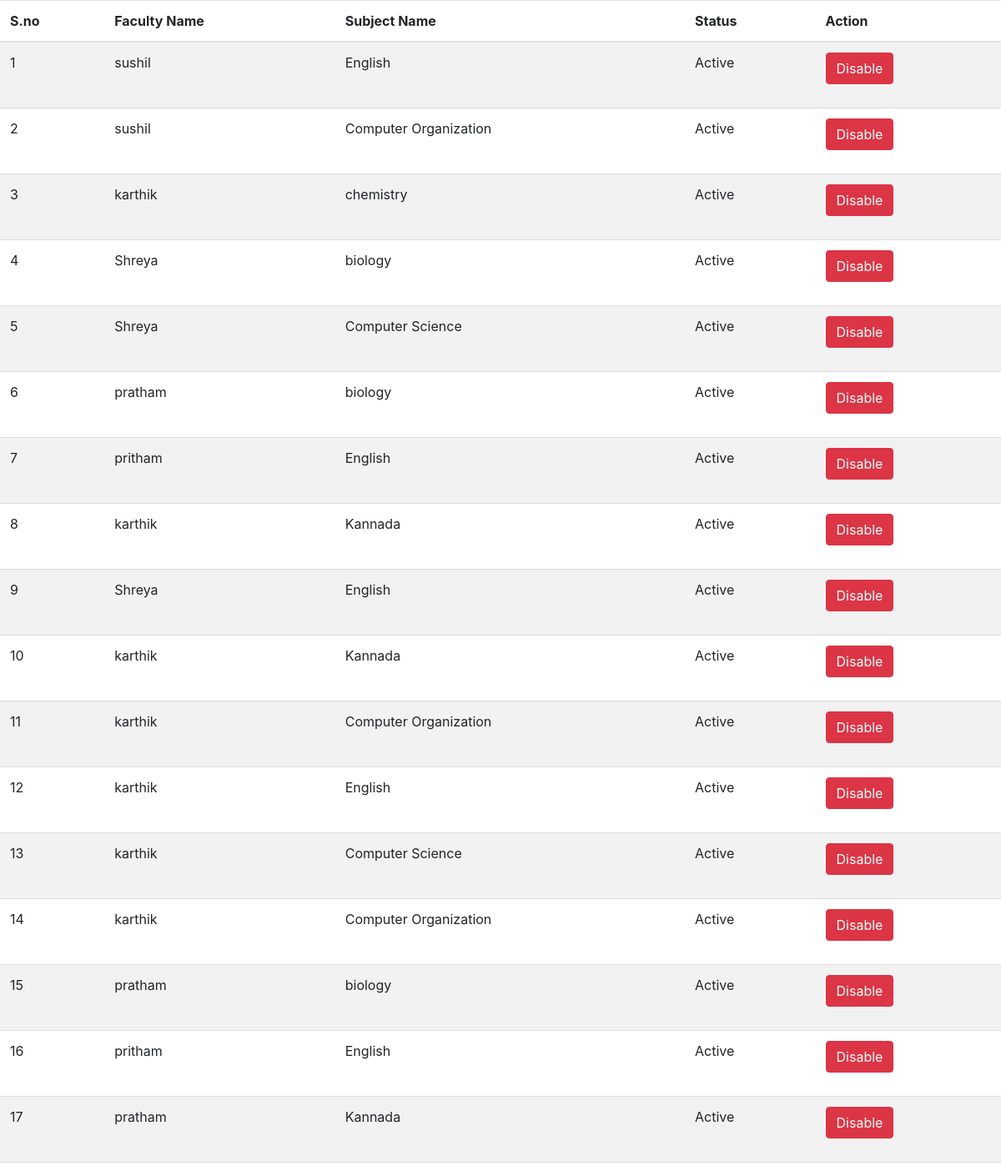
Page /insertmap.php on the committed database.
### tables this page shows
CREATE TABLE `faculty_register` (
  `id` int(255) unsigned NOT NULL AUTO_INCREMENT,
  `name` varchar(20) NOT NULL,
  `phonenumber` varchar(10) NOT NULL,
  `age` varchar(3) NOT NULL,
  `email` varchar(30) NOT NULL,
  `address` varchar(40) NOT NULL,
  `password` varchar(15) NOT NULL,
  UNIQUE KEY `id` (`id`)
);

CREATE TABLE `subject_management` (
  `subId` int(255) unsigned NOT NULL AUTO_INCREMENT,
  `subName` varchar(100) DEFAULT NULL,
  `subCode` varchar(100) DEFAULT NULL,
  `subSemester` varchar(100) DEFAULT NULL,
  `subDescription` longtext DEFAULT NULL,
  UNIQUE KEY `subId` (`subId`)
);

### insertmap.php (the view, shortened to what this page needs)
<?php
include './dbconnect.php';
$sql = "SELECT
  faculty_register.name,
 manage_mapping.isenabled,
 manage_mapping.id,
  subject_management.subName
FROM faculty_register
JOIN manage_mapping
  ON faculty_register.id =manage_mapping.Faculty_Id
JOIN subject_management
  ON subject_management.subId = manage_mapping.Subject_Id
     ORDER BY manage_mapping.id DESC ";
$result = mysqli_query($con, $sql);
$i = 1;
$row = [];
if ($result->num_rows > 0) {
    $row = $result->fetch_all(MYSQLI_ASSOC);
}
?>
<!DOCTYPE html>
<html>
    <head>
        <link rel="stylesheet" href="https://cdn.jsdelivr.net/npm/bootstrap@4.0.0/dist/css/bootstrap.min.css">
    </head>
    <body>
        <table class="table  table-striped">
            <thead>
                <tr>
                    <th scope=col>S.no</th>
                    <th scope=col>Faculty Name</th>
                    <th scope=col>Subject Name</th>
                    <th scope=col>Status</th>
                    <th scope=col>Action</th>
                </tr>
            </thead>
            <tbody>
                <?php
                if (!empty($row)) {
                    foreach ($row as $row) {
                        ?>   <tr>
                            <td><?php echo $i++ ?> </td>
                            <td><?php echo $row['name']; ?> </td>
                            <td><?php echo $row['subName']; ?></td>
                            <td> <?php
                                if ($row['isenabled'] == 0) {
                                    echo 'Deactive';
                                } else {
                                    echo 'Active';
                                }
                                ?></td>
                            <td   class="edit" id="<?= $row['id'] ?>"> <?php
                                if ($row['isenabled'] == ' 0') {
                                    echo '<p> <button type="button"  onclick="change(' . $row['id'] . ');" class="btn btn-success" >Enable</button></p>';
                                } else if ($row['isenabled'] == ' 1') {
                                    echo '<p> <button type="button" onclick="change(' . $row['id'] . ');" class="btn btn-danger" >Disable</button></p>';
                                }
                                ?></td>
                        </tr>
                        <?php
                    }
                }
                ?>
            </tbody>
        </table>
    </body>
</html>

### insertmap.php (style rules this page uses)
table { width: 100%; border-collapse: collapse; }
td, th { border-bottom: 1px solid #DDD; padding: 8px; text-align: left; }

### rows in the picture
faculty_register: name "sushil", subject_management.subName "English", subject_management.subName "Computer Organization"
faculty_register: name "karthik", subject_management.subName "chemistry", subject_management.subName "Kannada", subject_management.subName "Computer Organization", subject_management.subName "English", subject_management.subName "Computer Science"
faculty_register: name "Shreya", subject_management.subName "biology", subject_management.subName "Computer Science", subject_management.subName "English"
faculty_register: name "pratham", subject_management.subName "biology", subject_management.subName "Kannada"
faculty_register: name "pritham", subject_management.subName "English"
